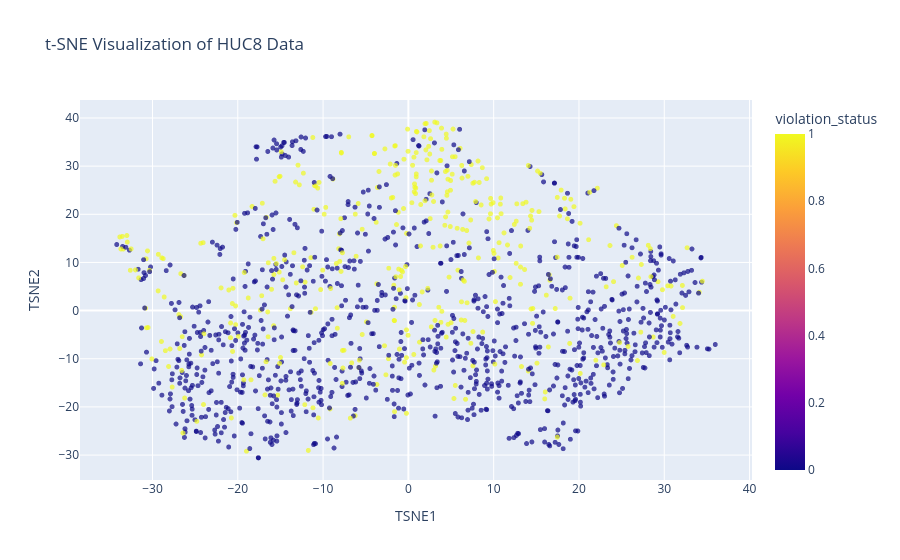

Notebook code cell kept with this figure:
### Code cell
#Perform tsne on X_train_scaled
from sklearn.manifold import TSNE
tsne = TSNE(n_components=2, random_state=101)

tsne_results = tsne.fit_transform(data_scaled)
# Create a DataFrame for the t-SNE results
tsne_df = pd.DataFrame(tsne_results, columns=['TSNE1', 'TSNE2'])
# Add the HUC8 and violation_status for coloring
tsne_df['HUC8'] = data['HUC8'].values
tsne_df['violation_status'] = data['violation_status'].values
# plot the tsne

# plt.scatter(tsne_df['TSNE1'], tsne_df['TSNE2'], cmap='viridis', alpha=0.5)
# Plot TSNE, color by violation_status colummn. Make it using plotly. Give it hover of HUC8 and violation_status
import plotly.express as px
fig = px.scatter(tsne_df, x='TSNE1', y='TSNE2', color='violation_status',
                 hover_data=['HUC8'], title='t-SNE Visualization of HUC8 Data')
fig.update_traces(marker=dict(size=5, opacity=0.7), selector=dict(mode='markers'))
fig.update_layout(legend_title_text='Violation Status')
fig.show()

### Figure 1 — Plotly figure (JSON) as saved in the notebook; plotly's stock layout.template omitted (floating-point values rounded to 4 significant figures; data arrays with more than 128 entries replaced by an {"elided": "..."} marker saying what was removed)
{"data": [{"customdata": {"elided": "1306x1 str values"}, "hovertemplate": "TSNE1=%{x}<br>TSNE2=%{y}<br>HUC8=%{customdata[0]}<br>violation_status=%{marker.color}<extra></extra>", "legendgroup": "", "marker": {"color": {"elided": "1306 float values"}, "coloraxis": "coloraxis", "opacity": 0.7, "size": 5, "symbol": "circle"}, "mode": "markers", "name": "", "showlegend": false, "type": "scattergl", "x": {"elided": "1306 float values"}, "xaxis": "x", "y": {"elided": "1306 float values"}, "yaxis": "y"}], "layout": {"coloraxis": {"colorbar": {"title": {"text": "violation_status"}}, "colorscale": [[0, "#0d0887"], [0.1111, "#46039f"], [0.2222, "#7201a8"], [0.3333, "#9c179e"], [0.4444, "#bd3786"], [0.5556, "#d8576b"], [0.6667, "#ed7953"], [0.7778, "#fb9f3a"], [0.8889, "#fdca26"], [1, "#f0f921"]]}, "legend": {"title": {"text": "Violation Status"}, "tracegroupgap": 0}, "title": {"text": "t-SNE Visualization of HUC8 Data"}, "xaxis": {"anchor": "y", "domain": [0, 1], "title": {"text": "TSNE1"}}, "yaxis": {"anchor": "x", "domain": [0, 1], "title": {"text": "TSNE2"}}}}
